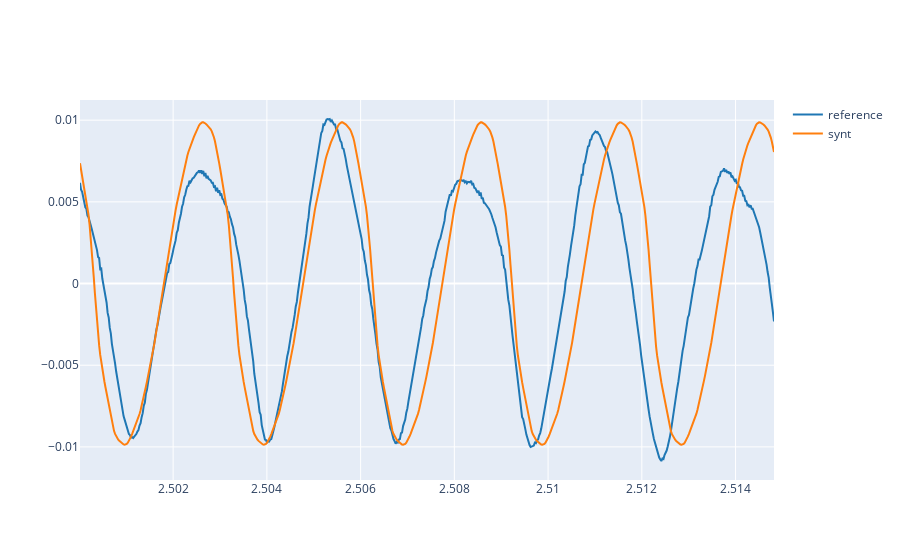

Source (notebook cell):
### Code cell
#synt signal
A = 0.01* amps/np.amax(amps)
phi = start


t = np.arange(0,end, 1/fs)
y = list(t*0)
for k in range(1,N_arms+1):
    y += A[k-1] *np.cos(2*np.pi*k*f0*t + k*phi - (k-1)*np.pi/2)

plot_signals([ref, y], fs, start, end, name=['reference', 'synt'])

### Figure 1 — Plotly figure (JSON) as saved in the notebook; plotly's stock layout.template omitted (floating-point values rounded to 4 significant figures; data arrays with more than 128 entries replaced by an {"elided": "..."} marker saying what was removed)
{"data": [{"line": {"color": "#1f77b4", "shape": "linear"}, "mode": "lines", "name": "reference", "type": "scatter", "x": {"elided": "654 float values"}, "y": {"elided": "654 float values"}}, {"line": {"color": "#ff7f0e", "shape": "linear"}, "mode": "lines", "name": "synt", "type": "scatter", "x": {"elided": "654 float values"}, "y": {"elided": "654 float values"}}], "layout": {}}
